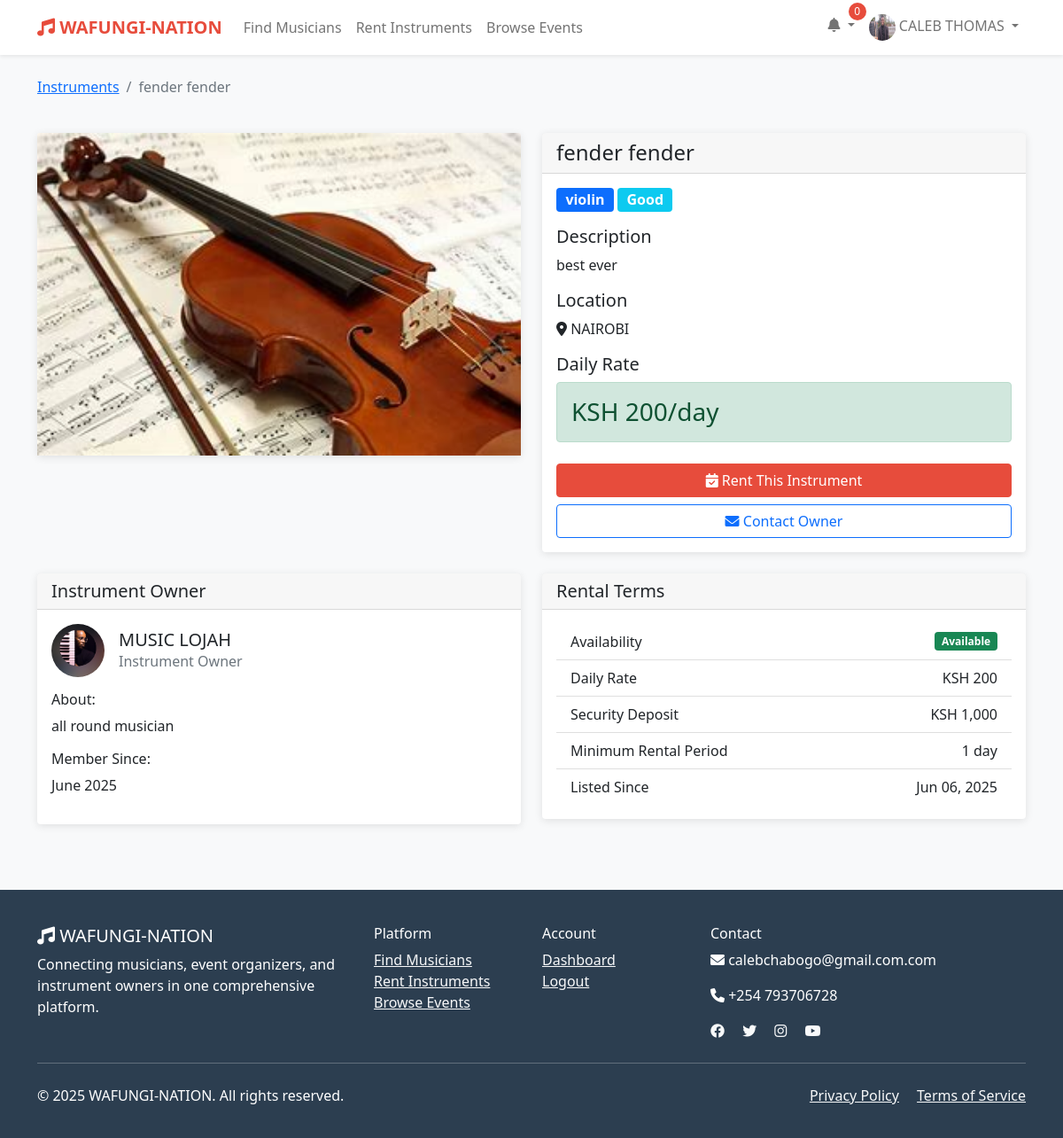
The page /instruments/5/ (signed in) on the database its author committed.
### wafungi/models.py (models this page shows, shortened)
class User(AbstractUser):
    USER_TYPES = (
        ('musician', 'Musician'),
        ('organizer', 'Event Organizer'),
        ('instrument_owner', 'Instrument Owner'),
        ('client', 'Client'),
    )
    user_type = models.CharField(max_length=20, choices=USER_TYPES)
    phone = models.CharField(max_length=15, blank=True)
    location = models.CharField(max_length=100, blank=True)
    profile_picture = models.ImageField(upload_to='profiles/', blank=True, null=True)
    bio = models.TextField(blank=True)
    is_verified = models.BooleanField(default=False)
    created_at = models.DateTimeField(auto_now_add=True)
    updated_at = models.DateTimeField(auto_now=True)

class InstrumentListing(models.Model):
    CONDITION_CHOICES = (
        ('excellent', 'Excellent'),
        ('good', 'Good'),
        ('fair', 'Fair'),
        ('poor', 'Poor'),
    )
    owner = models.ForeignKey(User, on_delete=models.CASCADE)
    instrument = models.ForeignKey(Instrument, on_delete=models.CASCADE)
    brand = models.CharField(max_length=100)
    model = models.CharField(max_length=100)
    condition = models.CharField(max_length=20, choices=CONDITION_CHOICES)
    daily_rate = models.DecimalField(max_digits=8, decimal_places=2)
    description = models.TextField()
    image = models.ImageField(upload_to='instruments/', blank=True, null=True)
    is_available = models.BooleanField(default=True)
    location = models.CharField(max_length=100)
    created_at = models.DateTimeField(auto_now_add=True)

class Instrument(models.Model):
    name = models.CharField(max_length=50, unique=True)
    category = models.CharField(max_length=50)

### wafungi/additional_views.py (the view)
# urls.py: path('instruments/<int:instrument_id>/', additional_views.instrument_detail, name='instrument_detail'),  # Changed this line
def instrument_detail(request, instrument_id):
    instrument = get_object_or_404(InstrumentListing, id=instrument_id)
    context = {
        'instrument': instrument,
    }
    return render(request, 'wafungi/instrument_detail.html', context)

### wafungi/templatetags/wafungi_filters.py (called while the page is built)
@register.filter
def multiply(value, arg):
    try:
        return float(value) * float(arg)
    except (ValueError, TypeError):
        return 0

@register.filter
def ksh_currency(value):
    try:
        return f"KSH {float(value):,.0f}"
    except (ValueError, TypeError):
        return "KSH 0"

### templates/wafungi/instrument_detail.html (shortened to what this page needs)
{% extends 'base.html' %}
{% load wafungi_filters %}
{% block content %}
<div class="container py-4">
    <div class="row">
        <div class="col-12 mb-4">
            <nav aria-label="breadcrumb">
                <ol class="breadcrumb">
                    <li class="breadcrumb-item"><a href="{% url 'search_instruments' %}">Instruments</a></li>
                    <li class="breadcrumb-item active" aria-current="page">{{ instrument.brand }} {{ instrument.model }}</li>
                </ol>
            </nav>
        </div>
    </div>
    <div class="row">
        <div class="col-md-6 mb-4">
            <div class="card">
                {% if instrument.image %}
                    <img src="{{ instrument.image.url }}" class="card-img-top" alt="{{ instrument.brand }} {{ instrument.model }}" style="max-height: 400px; object-fit: contain;">
                {% else %}
                    <div class="card-img-top bg-light d-flex align-items-center justify-content-center" style="height: 400px;">
                        <i class="fas fa-guitar fa-8x text-muted"></i>
                    </div>
                {% endif %}
            </div>
        </div>
        <div class="col-md-6 mb-4">
            <div class="card h-100">
                <div class="card-header">
                    <h4 class="mb-0">{{ instrument.brand }} {{ instrument.model }}</h4>
                </div>
                <div class="card-body">
                    <div class="mb-3">
                        <span class="badge bg-primary fs-6">{{ instrument.instrument.name }}</span>
                        <span class="badge bg-{% if instrument.condition == 'excellent' %}success{% elif instrument.condition == 'good' %}info{% elif instrument.condition == 'fair' %}warning{% else %}danger{% endif %} fs-6">
                            {{ instrument.get_condition_display }}
                        </span>
                    </div>
                    <div class="mb-3">
                        <h5>Description</h5>
                        <p>{{ instrument.description }}</p>
                    </div>
                    <div class="mb-3">
                        <h5>Location</h5>
                        <p><i class="fas fa-map-marker-alt"></i> {{ instrument.location }}</p>
                    </div>
                    <div class="mb-4">
                        <h5>Daily Rate</h5>
                        <div class="alert alert-success">
                            <h3 class="mb-0">{{ instrument.daily_rate|ksh_currency }}/day</h3>
                        </div>
                    </div>
                    {% if user.is_authenticated and user != instrument.owner and instrument.is_available %}
                        <div class="d-grid gap-2">
                            <a href="{% url 'rent_instrument' instrument.id %}" class="btn btn-primary">
                                <i class="fas fa-calendar-check"></i> Rent This Instrument
                            </a>
                            <button class="btn btn-outline-primary" data-bs-toggle="modal" data-bs-target="#contactOwnerModal">
                                <i class="fas fa-envelope"></i> Contact Owner
                            </button>
                        </div>
                    {% elif not user.is_authenticated %}
                        <div class="alert alert-info">
                            <a href="{% url 'login' %}">Login</a> to rent this instrument
                        </div>
                    {% elif not instrument.is_available %}
                        <div class="alert alert-warning">
                            This instrument is currently not available for rent
                        </div>
                    {% endif %}
                </div>
            </div>
        </div>
        <div class="col-md-6">
            <div class="card">
                <div class="card-header">
                    <h5 class="mb-0">Instrument Owner</h5>
                </div>
                <div class="card-body">
                    <div class="d-flex align-items-center mb-3">
                        {% if instrument.owner.profile_picture %}
                            <img src="{{ instrument.owner.profile_picture.url }}" class="rounded-circle me-3" style="width: 60px; height: 60px; object-fit: cover;" alt="{{ instrument.owner.get_full_name }}">
                        {% else %}
                            <div class="rounded-circle bg-light d-flex align-items-center justify-content-center me-3" style="width: 60px; height: 60px;">
                                <i class="fas fa-user-circle fa-3x text-muted"></i>
                            </div>
                        {% endif %}
                        <div>
                            <h5 class="mb-0">{{ instrument.owner.get_full_name|default:instrument.owner.username }}</h5>
                            <p class="text-muted mb-0">{{ instrument.owner.get_user_type_display }}</p>
                        </div>
                    </div>
                    {% if instrument.owner.bio %}
                        <div class="mb-3">
                            <h6>About:</h6>
                            <p class="mb-0">{{ instrument.owner.bio|truncatewords:30 }}</p>
                        </div>
                    {% endif %}
                    <div class="mb-3">
                        <h6>Member Since:</h6>
                        <p class="mb-0">{{ instrument.owner.date_joined|date:"F Y" }}</p>
                    </div>
                </div>
            </div>
        </div>
        <div class="col-md-6">
            <div class="card">
                <div class="card-header">
                    <h5 class="mb-0">Rental Terms</h5>
                </div>
                <div class="card-body">
                    <ul class="list-group list-group-flush">
                        <li class="list-group-item d-flex justify-content-between align-items-center">
                            <span>Availability</span>
                            <span class="badge bg-{% if instrument.is_available %}success{% else %}danger{% endif %}">
                                {% if instrument.is_available %}Available{% else %}Currently Rented{% endif %}
                            </span>
                        </li>
                        <li class="list-group-item d-flex justify-content-between align-items-center">
                            <span>Daily Rate</span>
                            <span>{{ instrument.daily_rate|ksh_currency }}</span>
                        </li>
                        <li class="list-group-item d-flex justify-content-between align-items-center">
                            <span>Security Deposit</span>
                            <span>{{ instrument.daily_rate|multiply:5|ksh_currency }}</span>
                        </li>
                        <li class="list-group-item d-flex justify-content-between align-items-center">
                            <span>Minimum Rental Period</span>
                            <span>1 day</span>
                        </li>
                        <li class="list-group-item d-flex justify-content-between align-items-center">
                            <span>Listed Since</span>
                            <span>{{ instrument.created_at|date:"M d, Y" }}</span>
                        </li>
                    </ul>
                </div>
            </div>
        </div>
    </div>
</div>
{% endblock %}

### templates/base.html (shortened to what this page needs)
<!DOCTYPE html>
<html lang="en">
<head>
    <link href="https://cdn.jsdelivr.net/npm/bootstrap@5.1.3/dist/css/bootstrap.min.css" rel="stylesheet">
    <link rel="stylesheet" href="https://cdnjs.cloudflare.com/ajax/libs/font-awesome/6.0.0/css/all.min.css">
</head>
<body>
    <nav class="navbar navbar-expand-lg navbar-light bg-white shadow-sm">
        <div class="container">
            <a class="navbar-brand" href="{% url 'home' %}">
                <i class="fas fa-music"></i> WAFUNGI-NATION
            </a>
            <div class="collapse navbar-collapse" id="navbarNav">
                <ul class="navbar-nav me-auto">
                    <li class="nav-item">
                        <a class="nav-link" href="{% url 'search_musicians' %}">Find Musicians</a>
                    </li>
                    <li class="nav-item">
                        <a class="nav-link" href="{% url 'search_instruments' %}">Rent Instruments</a>
                    </li>
                    <li class="nav-item">
                        <a class="nav-link" href="{% url 'browse_events' %}">Browse Events</a>
                    </li>
                </ul>
                <ul class="navbar-nav">
                    {% if user.is_authenticated %}
                        <li class="nav-item dropdown">
                            <a class="nav-link dropdown-toggle" href="#" id="notificationDropdown" role="button" data-bs-toggle="dropdown">
                                <i class="fas fa-bell"></i>
                                <span class="notification-badge" id="notificationCount">0</span>
                            </a>
                        </li>
                        <li class="nav-item dropdown">
                            <a class="nav-link dropdown-toggle" href="#" id="navbarDropdown" role="button" data-bs-toggle="dropdown">
                                {% if user.profile_picture %}
                                    <img src="{{ user.profile_picture.url }}" alt="Profile" class="rounded-circle" width="30" height="30">
                                {% else %}
                                    <i class="fas fa-user-circle"></i>
                                {% endif %}
                                {{ user.get_full_name|default:user.username }}
                            </a>
                        </li>
                    {% endif %}
                </ul>
            </div>
        </div>
    </nav>
    <main>
        {% block content %}{% endblock %}
    </main>
    <footer>
        <div class="container">
            <div class="row">
                <div class="col-md-4">
                    <h5><i class="fas fa-music"></i> WAFUNGI-NATION</h5>
                    <p>Connecting musicians, event organizers, and instrument owners in one comprehensive platform.</p>
                </div>
                <div class="col-md-2">
                    <h6>Platform</h6>
                    <ul class="list-unstyled">
                        <li><a href="{% url 'search_musicians' %}" class="text-light">Find Musicians</a></li>
                        <li><a href="{% url 'search_instruments' %}" class="text-light">Rent Instruments</a></li>
                        <li><a href="{% url 'browse_events' %}" class="text-light">Browse Events</a></li>
                    </ul>
                </div>
                <div class="col-md-2">
                    <h6>Account</h6>
                    <ul class="list-unstyled">
                        {% if user.is_authenticated %}
                            <li><a href="{% url 'dashboard' %}" class="text-light">Dashboard</a></li>
                            <li><a href="{% url 'logout' %}" class="text-light">Logout</a></li>
                        {% else %}
                            <li><a href="{% url 'login' %}" class="text-light">Login</a></li>
                            <li><a href="{% url 'register' %}" class="text-light">Register</a></li>
                        {% endif %}
                    </ul>
                </div>
                <div class="col-md-4">
                    <h6>Contact</h6>
                    <p><i class="fas fa-envelope"></i> calebchabogo@gmail.com.com</p>
                    <p><i class="fas fa-phone"></i> +254 793706728</p>
                    <div class="social-links">
                        <a href="#" class="text-light me-3"><i class="fab fa-facebook"></i></a>
                        <a href="#" class="text-light me-3"><i class="fab fa-twitter"></i></a>
                        <a href="#" class="text-light me-3"><i class="fab fa-instagram"></i></a>
                        <a href="#" class="text-light"><i class="fab fa-youtube"></i></a>
                    </div>
                </div>
            </div>
            <hr class="my-4">
            <div class="row">
                <div class="col-md-6">
                    <p>&copy; 2025 WAFUNGI-NATION. All rights reserved.</p>
                </div>
                <div class="col-md-6 text-end">
                    <a href="#" class="text-light me-3">Privacy Policy</a>
                    <a href="#" class="text-light">Terms of Service</a>
                </div>
            </div>
        </div>
    </footer>
</body>
</html>

### templates/base.html (style rules this page uses)
:root { --primary-color: #e74c3c; --secondary-color: #3498db; --accent-color: #f39c12; --dark-color: #2c3e50; --light-color: #ecf0f1; }
body { font-family: 'Segoe UI', Tahoma, Geneva, Verdana, sans-serif; background-color: #f8f9fa; }
.navbar-brand { font-weight: bold; color: var(--primary-color) !important; }
.btn-primary { background-color: var(--primary-color); border-color: var(--primary-color); }
.card { border: none; box-shadow: 0 2px 10px rgba(0,0,0,0.1); transition: transform 0.2s; }
.notification-badge { position: absolute; top: -5px; right: -5px; background: var(--primary-color); color: white; border-radius: 50%; width: 20px; height: 20px; font-size: 12px; display: flex; align-items: center; justify-content: center; }
footer { background-color: var(--dark-color); color: white; padding: 40px 0 20px; margin-top: 50px; }

### rows shown on the page
User: profile_picture (picture), get_full_name "CALEB THOMAS"
InstrumentListing: brand "fender", model "fender", image (picture), instrument.name "violin", condition "Good", description "best ever", location "NAIROBI", daily_rate|ksh_currency "KSH 200", owner.profile_picture (picture), owner.get_full_name "MUSIC LOJAH", owner.user_type "Instrument Owner", owner.bio "all round musician", owner.date_joined "June 2025", daily_rate|multiply "KSH 1,000", created_at "Jun 06, 2025"
